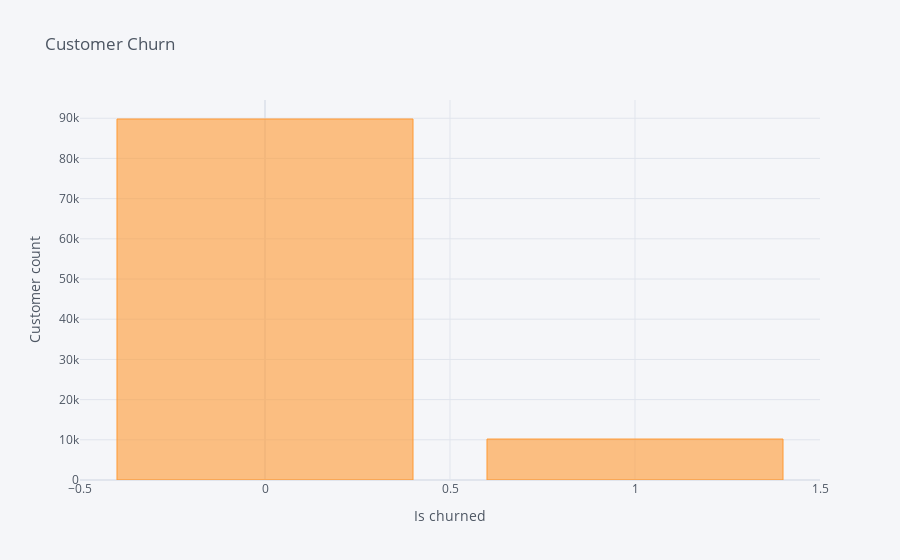

Notebook cell for this chart:
### Markdown cell above
# 5. Visualization
 [Table of contents](#Table-of-Contents)

### Code cell
df.churn.value_counts().iplot(kind='bar', title='Customer Churn', yTitle='Customer count',xTitle='Is churned');

### Figure 1 — Plotly figure (JSON) as saved in the notebook; plotly's stock layout.template omitted (floating-point values rounded to 4 significant figures)
{"data": [{"marker": {"color": "rgba(255, 153, 51, 0.6)", "line": {"color": "rgba(255, 153, 51, 1.0)", "width": 1}}, "name": "count", "orientation": "v", "text": "", "type": "bar", "x": [0, 1], "y": [89808, 10191]}], "layout": {"legend": {"bgcolor": "#F5F6F9", "font": {"color": "#4D5663"}}, "paper_bgcolor": "#F5F6F9", "plot_bgcolor": "#F5F6F9", "title": {"font": {"color": "#4D5663"}, "text": "Customer Churn"}, "xaxis": {"gridcolor": "#E1E5ED", "showgrid": true, "tickfont": {"color": "#4D5663"}, "title": {"font": {"color": "#4D5663"}, "text": "Is churned"}, "zerolinecolor": "#E1E5ED"}, "yaxis": {"gridcolor": "#E1E5ED", "showgrid": true, "tickfont": {"color": "#4D5663"}, "title": {"font": {"color": "#4D5663"}, "text": "Customer count"}, "zerolinecolor": "#E1E5ED"}}}
